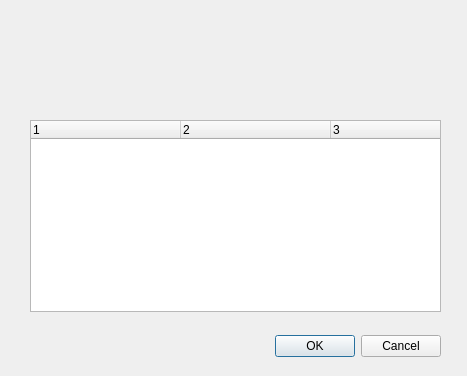
<?xml version="1.0" encoding="UTF-8"?>
<ui version="4.0">
 <class>MontanteJusanteDialogBase</class>
 <widget class="QDialog" name="MontanteJusanteDialogBase">
  <property name="geometry">
   <rect>
    <x>0</x>
    <y>0</y>
    <width>467</width>
    <height>376</height>
   </rect>
  </property>
  <property name="windowTitle">
   <string>Montante Jusante</string>
  </property>
  <widget class="QDialogButtonBox" name="button_box">
   <property name="geometry">
    <rect>
     <x>100</x>
     <y>330</y>
     <width>341</width>
     <height>32</height>
    </rect>
   </property>
   <property name="orientation">
    <enum>Qt::Horizontal</enum>
   </property>
   <property name="standardButtons">
    <set>QDialogButtonBox::Cancel|QDialogButtonBox::Ok</set>
   </property>
  </widget>
  <widget class="QLabel" name="label">
   <property name="geometry">
    <rect>
     <x>40</x>
     <y>30</y>
     <width>231</width>
     <height>16</height>
    </rect>
   </property>
   <property name="text">
    <string/>
   </property>
  </widget>
  <widget class="QLabel" name="label_2">
   <property name="geometry">
    <rect>
     <x>40</x>
     <y>60</y>
     <width>161</width>
     <height>16</height>
    </rect>
   </property>
   <property name="text">
    <string/>
   </property>
  </widget>
  <widget class="QLabel" name="label_3">
   <property name="geometry">
    <rect>
     <x>40</x>
     <y>90</y>
     <width>161</width>
     <height>16</height>
    </rect>
   </property>
   <property name="text">
    <string/>
   </property>
  </widget>
  <widget class="QTreeWidget" name="treeWidget">
   <property name="geometry">
    <rect>
     <x>30</x>
     <y>120</y>
     <width>411</width>
     <height>192</height>
    </rect>
   </property>
   <property name="selectionMode">
    <enum>QAbstractItemView::MultiSelection</enum>
   </property>
   <property name="columnCount">
    <number>3</number>
   </property>
   <attribute name="headerDefaultSectionSize">
    <number>150</number>
   </attribute>
   <column>
    <property name="text">
     <string notr="true">1</string>
    </property>
   </column>
   <column>
    <property name="text">
     <string notr="true">2</string>
    </property>
   </column>
   <column>
    <property name="text">
     <string notr="true">3</string>
    </property>
   </column>
  </widget>
 </widget>
 <resources/>
 <connections>
  <connection>
   <sender>button_box</sender>
   <signal>accepted()</signal>
   <receiver>MontanteJusanteDialogBase</receiver>
   <slot>accept()</slot>
   <hints>
    <hint type="sourcelabel">
     <x>20</x>
     <y>20</y>
    </hint>
    <hint type="destinationlabel">
     <x>20</x>
     <y>20</y>
    </hint>
   </hints>
  </connection>
  <connection>
   <sender>button_box</sender>
   <signal>rejected()</signal>
   <receiver>MontanteJusanteDialogBase</receiver>
   <slot>reject()</slot>
   <hints>
    <hint type="sourcelabel">
     <x>20</x>
     <y>20</y>
    </hint>
    <hint type="destinationlabel">
     <x>20</x>
     <y>20</y>
    </hint>
   </hints>
  </connection>
 </connections>
</ui>
